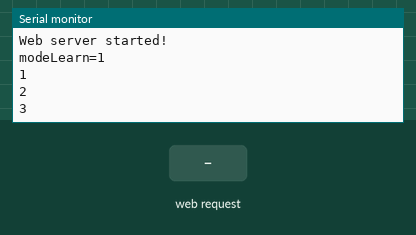
Bench run of a sketch on a simulated ESP32. Parts: the last lines printed to the serial monitor. The inputs (shaded band) are chosen by the test bench. WiFi joins after 1.5 s; servers stay silent unless stated.

Above: at 3.7 s.
3.8 s: HTTP request GET /?bn=clear received
At 3.96 s:
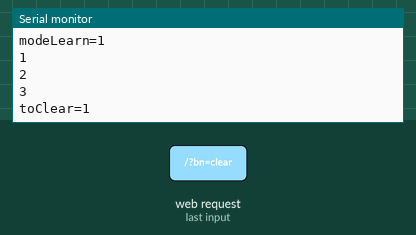
5.3 s: HTTP request GET /?bn=save received
At 5.9 s:
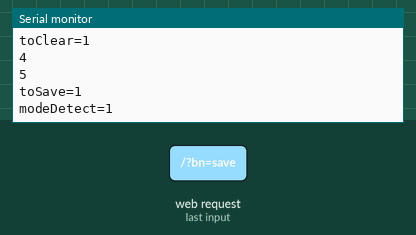
6.8 s: HTTP request GET /?bn=reset received
At 6.96 s:
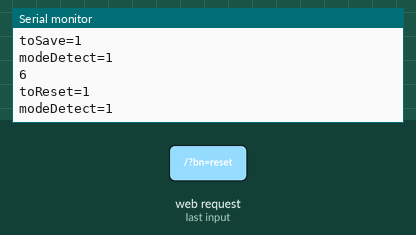
Timing chart, 0 to 9.8 s (numbered marks = the images above; inputs shaded):
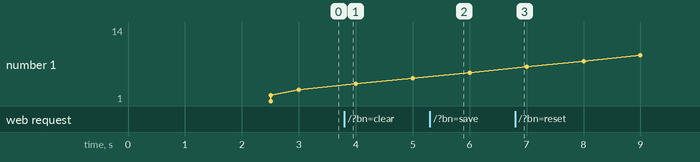

The sketch:

issue_3444.ino
```cpp
#include <WiFi.h>
#include <WiFiClient.h>
#include <WebServer.h>

// Version 0.0.2a

const char* ssid = "foo";
const char* password = "bar";

WebServer server(80);

//-----------------------------------------------------
  //HTML und Daten für das Eingabe-/Ausgabefeld
  //einfügen im globalen Scope
  //-----------------------------------------------------
  //erstellt von (c): Moppi    @roboternetz.de
  //-----------------------------------------------------
  //Breite und Höhe des ges. Feldes
    const int tableWidth = 10;
    const int tableHeight = 10;
  //Füllzeichen für Felder
    const String fillChar = "X";
  //Parameter-Array enthält den Status aller Felder
  //der Ein-/Ausgabematrix (0= AUS, 1= AN)
    bool matrix[tableHeight*tableWidth]={0};
  //Status, ob Änderungen vorliegen
    volatile static bool toChange = 0;
    volatile static bool toLearn = 1;
    volatile static bool toDetect = 0;
    volatile static bool toReset = 0;
    volatile static bool toSave = 0;
    volatile static bool toClear = 0;
  //HTML
    String body = "";
    String s1="<style>\nform{margin:0}\n#un{width:0;height:0;visibility:hidden}\n#bu{width:10em;height:2em;}\n#rw{display:table-row;}\n#ce{display:table-cell;}\n#ip{width:1.5em;text-align:center;font-weight:bold}\n</style>\n<script>dge=document.getElementById; function oc(ob){if(ob.value=='')ob.value='"+fillChar+"';else ob.value='';}</script>\n<div role=\"presentation\" style=\"display:table\"><div id='rw'><div id='ce' style=\"padding-right:1em\"><form method=\"get\"><div role=\"presentation\" style=\"margin-bottom:1em;display:table\">";
    String s2="<div id=\"rw\">";
    String s3="<div id=\"ce\"><input onclick=\"oc(this);\" type=\"text\" name=\"b";
    String s3_1="\" value=\"";
    String s3_2="\" maxlength=\"1\" id=\"ip\"></div>";
    String s4="</div>";
    String s5="</div><div id='ce'><input id=\"bu\" type=\"submit\" value=\"Change:Ok\"><p></form>";
    String s5_0="<form method=\"get\"><input id=\"bu\" type=\"submit\" value=\"Clear\"><input id=\"un\" type=\"text\" name=\"bn\" value=\"clear\"></form>";
    String s5_1="<form method=\"get\"><input id=\"bu\" type=\"submit\" value=\"Learn\"><input id=\"un\" type=\"text\" name=\"bn\" value=\"learn\"></form>";
    String s5_2="<form method=\"get\"><input id=\"bu\" type=\"submit\" value=\"Detect\"><input id=\"un\" type=\"text\" name=\"bn\" value=\"detect\"></form>";
    String s5_3="<form method=\"get\"><input id=\"bu\" type=\"submit\" value=\"Reset\"><input id=\"un\" type=\"text\" name=\"bn\" value=\"reset\"></form>";
    String s5_4="<form method=\"get\"><input id=\"bu\" type=\"submit\" value=\"Save\"><input id=\"un\" type=\"text\" name=\"bn\" value=\"save\"></form></div></div></div>";
String par="b";
  //-----------------------------------------------------


float bufferArray[100];


//-----------------------------------------------------
//-----------------------------------------------------
void setup() {

  Serial.begin(115200);
  delay(1000);
  Serial.println();

  //-----------------------------------------------------
  //Anmeldung am Netzwerk
  //-----------------------------------------------------
  Serial.println("connecting by IPAddress(192,168,2,99)");
  WiFi.mode(WIFI_STA);


  WiFi.config(IPAddress(192, 168, 2, 99), IPAddress(192, 168, 2, 1), IPAddress(192, 168, 2, 1), IPAddress(255, 255, 255, 0));
  WiFi.begin(ssid, password); //begin WiFi connection // edited

  Serial.println("");

  // Wait for connection
  while (WiFi.status() != WL_CONNECTED) {
    delay(500);
    Serial.print(".");
  }
  Serial.println("");
  Serial.print("Connected to ");
  Serial.println(ssid);
  Serial.print("IP address: ");
  Serial.println(WiFi.localIP());


  //-----------------------------------------------------
  //Auswertung und Erstellung des Ein-/Ausgabefeldes
  //-----------------------------------------------------
  //Einbinden in setup() und in loop() nutzen durch
  //Aufruf von "server.handleClient();"
  //benötigt Objekt "server", erstellt im globalen Scope
  //mittels:       ESP8266WebServer server(80);
  //benötigt auch: #include <ESP8266WebServer.h>
  //-----------------------------------------------------
  //erstellt von (c): Moppi    @roboternetz.de
  //-----------------------------------------------------

  memset(matrix , 0, sizeof(matrix));
  server.on("/",[]()
   {
    //Auswerten des Query-String vom Browser
    int n = 0;
    if(server.hasArg("bn")){
      if(server.arg("bn") == "clear") toClear=1; else toClear=0;
      if(server.arg("bn") == "save") toSave=1; else toSave=0;
      if(server.arg("bn") == "reset") toReset=1; else toReset=0;
      if(server.arg("bn") == "detect") toDetect=1; else toDetect=0;
      if(server.arg("bn") == "learn") toLearn=1; else toLearn=0;
    }
    for(int x=0; x < tableHeight; x++){
      for(int j=0; j < tableWidth; j++){
        if(server.hasArg(par+String(n))){
          String a = server.arg(par+String(n));
          bool ic = matrix[n];
          if (a == "") matrix[n] = 0; else matrix[n] = 1;
          if (ic != matrix[n]) toChange = 1;
          n++;
        }
      }
    }
    //Aufbau des Feldes
    String v; body = s1; n = 0;
    for(int x=0; x < tableHeight; x++){
      body += s2;
      for(int j=0; j < tableWidth; j++){
        if (matrix[n]) v = fillChar; else v = "";
        body += s3 + String(n) + s3_1 + v + s3_2;
        n++;
      }
      body += s4;
    }
    body += s4+s5+s5_0+s5_1+s5_2+s5_3+s5_4;
    //Senden der Seite an den Browser
    server.send(200, "text/html", body);
   }
  );
  //-----------------------------------------------------


  //-----------------------------------------------------
  //Webserver starten
  //-----------------------------------------------------
  server.begin();
  Serial.println("Web server started!");

}


uint32_t timestamp=0, sec=0;
uint8_t modeLearn=0, modeDetect=0;

//-----------------------------------------------------
//-----------------------------------------------------
void loop() {
  server.handleClient();
  // Aktionen nach ButtonClick:
  if(toClear) {
    Serial.println((String)"toClear="+toClear);
    memset(matrix , 0, sizeof(matrix));
    toClear=0;
  }
  if (toChange) {
    Serial.println("new data:");
    for (int i = 0; i < 100; i++) {
       bufferArray[i] = (float)matrix[i];
       Serial.println((String)i + ": " + bufferArray[i]);
    }
    toChange=0;
  }
  if(toLearn){
    modeLearn=1;
    modeDetect=0;
    Serial.println((String)"modeLearn="+modeLearn);
    toLearn=0;
  }
  else
  if(toDetect) {
    modeLearn=0;
    modeDetect=1;
    Serial.println((String)"modeDetect="+modeDetect);
    toDetect=0;
  }
  if(toReset) {
    toLearn=0;
    toDetect=1;
    Serial.println((String)"toReset="+toReset);
    toReset=0;
  }
  if(toSave) {
    toLearn=0;
    toDetect=1;
    Serial.println((String)"toSave="+toSave);
    toSave=0;
  }
  if(millis()-timestamp >= 1000) {
    sec++;
    timestamp +=1000;
    Serial.println(sec);
  }
}
```

Measured:
- after the input at 3.8 s, the serial monitor: prints a new line at once (image 1)
- after the input at 5.3 s, the serial monitor: prints a new line at once (image 2)
- after the input at 6.8 s, the serial monitor: prints a new line at once (image 3)
